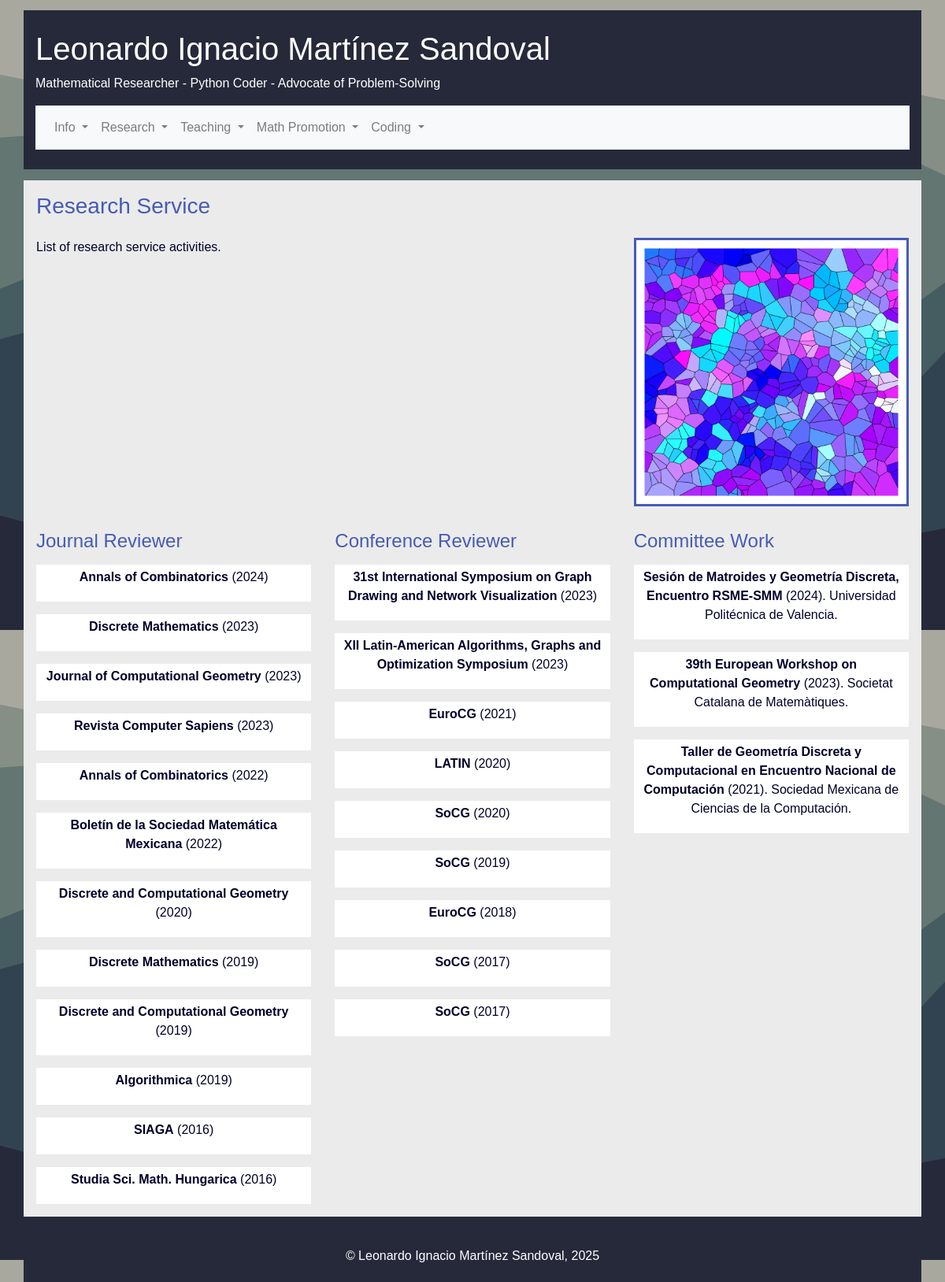
Screenshot of /sresearch with the database file from the repository.
### personalpage/models.py (models this page shows, shortened)
class Service(db.Model):
    __tablename__ = 'service'
    id = db.Column(db.Integer, primary_key=True)
    title = db.Column(db.String(80), unique=True, nullable=False)
    date = db.Column(db.Date(), default=date.today())
    description = db.Column(db.String(140), nullable=False)
    title = db.Column(db.String(80), unique=True, nullable=False)
    service_type = db.Column(db.String(20), nullable=False)
    institution = db.Column(db.Integer, db.ForeignKey('institution.id'))
    location = db.Column(db.Integer, db.ForeignKey('location.id'))

class Institution(db.Model):
    __tablename__ = 'institution'
    id = db.Column(db.Integer, primary_key=True)
    name = db.Column(db.String(80), unique=True, nullable=False)
    name_spa = db.Column(db.String(80), unique=True, nullable=False)
    location = db.Column(db.Integer, db.ForeignKey('location.id'))

### personalpage/cv.py (the view)
@app.route("/sresearch")
def sresearch():
    r_journal = Service.query\
        .filter(Service.service_type=='r_journal')\
        .all()
    r_conference = Service.query\
        .filter(Service.service_type=='r_conference')\
        .all()
    service = Service.query\
        .select_from(Service)\
        .filter(Service.service_type=="o_event_research")\
        .join(Institution)\
        .join(Location, Service.location==Location.id)\
        .add_entity(Institution)\
        .add_entity(Location)\
        .all()
    service.reverse()
    return render_template("personalpage/sresearch.html", r_journal=r_journal, r_conference=r_conference, service = service)

### personalpage/templates/personalpage/sresearch.html
{% extends "body_template.html" %}
    {% block content %}
    <div class="container outter pl-3 pr-3 pt-3">
        <h3>Research Service</h3>
        <div class="row pt-3">
            <div class="col-md-8">
            <p style="text-align: justify"> List of research service activities. </p>
        </div>
        <div class="col-md-4" id="data">
            <div class="blockitem">
                <img src="static/voronoi.png" class="img-fluid"></img>
            </div>
            </div>
        </div>
        <div class="row pt-3">
            <div class="col-lg-4">
                <h4> Journal Reviewer </h4>
                    {% for item in r_journal | sort(attribute='date', reverse = True ) %}
                    <div class="paperitem wrapper mb-3 mt-3">
                        <div class="prob-info">
                            <p><strong> {{ item.title }}</strong> ({{item.date.strftime('%Y')}})
                        </div>
                    </div>
                    {% endfor %}
            </div>
            <div class="col-lg-4 padded">
                <h4> Conference Reviewer </h4>
                    {% for item in r_conference | sort(attribute='date', reverse = True ) %}
                    <div class="paperitem wrapper mb-3 mt-3">
                        <div class="prob-info">
                            <p><strong> {{ item.title }}</strong> ({{item.date.strftime('%Y')}})
                        </div>
                    </div>
                    {% endfor %}
            </div>
            <div class="col-lg-4 padded">
                <h4> Committee Work </h4>
                {% for item in service | sort(attribute='date', reverse = True ) %}
                <div class="paperitem wrapper mb-3 mt-3">
                    <div class="prob-info">
                        <p><strong> {{ item.Service.title }}</strong> ({{item.Service.date.strftime('%Y')}}). {{ item.Institution.name + '.' if item.Institution.name}}
                    </div>
                </div>
                {% endfor %}
            </div>
        </div>
    </div>
    {% endblock %}

### personalpage/templates/body_template.html (shortened to what this page needs)
<!DOCTYPE html>
<html lang="en" itemscope itemtype="http://schema.org/Person">
<head>
    <link rel="stylesheet" type="text/css" href="/static/bootstrap/css/bootstrap.min.css">
    <link rel="stylesheet" href="/static/personal.css" />
    <link rel="stylesheet" href="/static/convertex.css" />
</head>
<body onload="gosection();">
     {% block header %}
    <header class="container">
        <h1>
            <a href="/">
                Leonardo Ignacio Martínez Sandoval
            </a>
        </h1>
        <p>
            <span class="smallhead">- </span> Mathematical Researcher
            <br class="smallhead"> - Python Coder
            <br class="smallhead"> - Advocate of Problem-Solving
        </p>
        <nav class="navbar navbar-expand-lg navbar-light bg-light">
            <div class="collapse navbar-collapse" id="navbarSupportedContent">
              <ul class="navbar-nav mr-auto">
                <li class="nav-item dropdown">
                  <a class="nav-link dropdown-toggle" href="#" id="navbarDropdown" role="button" data-toggle="dropdown" aria-haspopup="true" aria-expanded="false">
                    Info
                  </a>
                </li>
                <li class="nav-item dropdown">
                    <a class="nav-link dropdown-toggle" href="#" id="navbarDropdown" role="button" data-toggle="dropdown" aria-haspopup="true" aria-expanded="false">
                      Research
                    </a>
                  </li>
                  <li class="nav-item dropdown">
                    <a class="nav-link dropdown-toggle" href="#" id="navbarDropdown" role="button" data-toggle="dropdown" aria-haspopup="true" aria-expanded="false">
                      Teaching
                    </a>
                  </li>
                  <li class="nav-item dropdown">
                    <a class="nav-link dropdown-toggle" href="#" id="navbarDropdown" role="button" data-toggle="dropdown" aria-haspopup="true" aria-expanded="false">
                      Math Promotion
                    </a>
                  </li>
                  <li class="nav-item dropdown">
                    <a class="nav-link dropdown-toggle" href="#" id="navbarDropdown" role="button" data-toggle="dropdown" aria-haspopup="true" aria-expanded="false">
                      Coding
                    </a>
                  </li>
              </ul>
            </div>
          </nav>
    </header>
     {% endblock %}
    {% block content %}
    {% endblock %}
    <footer class="container">
    {% block footer %}
        <p>&copy; Leonardo Ignacio Martínez Sandoval, <time datetime="2025"> 2025 </time></p>
    {% endblock %}
    </footer>
</body>
</html>

### personalpage/static/personal.css (style rules this page uses)
a { color:rgb(69,92,180);; }
body { background-image: url("/static/stacked-waves-haikei.svg"); background-size: 100% auto; background-attachment: fixed; color: rgb(0,0,43); font-family: 'Calibri Light', Calibri, 'Gill Sans', 'Gill Sans MT', 'Trebuchet MS', sans-serif; }
div.container.outter { background-color: rgb(235,235,235); }
header,footer { margin-top: 10pt; margin-bottom:10pt; padding: 25px 35px 25px 35px; color:white; background-color: rgb(38,41,58); }
footer { margin-bottom:0px; text-align: center; padding-bottom:5px; }
div.blockitem { border-style: solid; border-color: rgb(69,92,180); text-align: center; padding:2%; margin-bottom:10pt; background-color: white; }
div.paperitem { text-align: center; margin-top: 15pt; background-color: white; }
div.prob-info { padding:1% 3%; }
div.wrapper { float:none; overflow: hidden; }
h4, h3 { color: rgb(69,92,180);; }
h1 a { color:white; text-decoration-line: none; }

### rows the page displays
Service: title "Annals of Combinatorics", date "2024"
Service: title "Discrete Mathematics", date "2023"
Service: title "Journal of Computational Geometry", date "2023"
Service: title "Revista Computer Sapiens", date "2023"
Service: title "Annals of Combinatorics", date "2022"
Service: title "Boletín de la Sociedad Matemática Mexicana", date "2022"
Service: title "Discrete and Computational Geometry", date "2020"
Service: title "Discrete Mathematics", date "2019"
Service: title "Discrete and Computational Geometry", date "2019"
Service: title "Algorithmica", date "2019"
Service: title "SIAGA", date "2016"
Service: title "Studia Sci. Math. Hungarica", date "2016"
Service: title "31st International Symposium on Graph Drawing and Network Visualization", date "2023"
Service: title "XII Latin-American Algorithms, Graphs and Optimization Symposium", date "2023"
Service: title "EuroCG", date "2021"
Service: title "LATIN", date "2020"
Service: title "SoCG", date "2020"
Service: title "SoCG", date "2019"
Service: title "EuroCG", date "2018"
Service: title "SoCG", date "2017"
Service: title "SoCG", date "2017"
Service: Service "Sesión de Matroides y Geometría Discreta, Encuentro RSME-SMM", Service "2024", Institution "Universidad Politécnica de Valencia."
Service: Service "39th European Workshop on Computational Geometry", Service "2023", Institution "Societat Catalana de Matemàtiques."
Service: Service "Taller de Geometría Discreta y Computacional en Encuentro Nacional de Computación", Service "2021", Institution "Sociedad Mexicana de Ciencias de la Computación."
